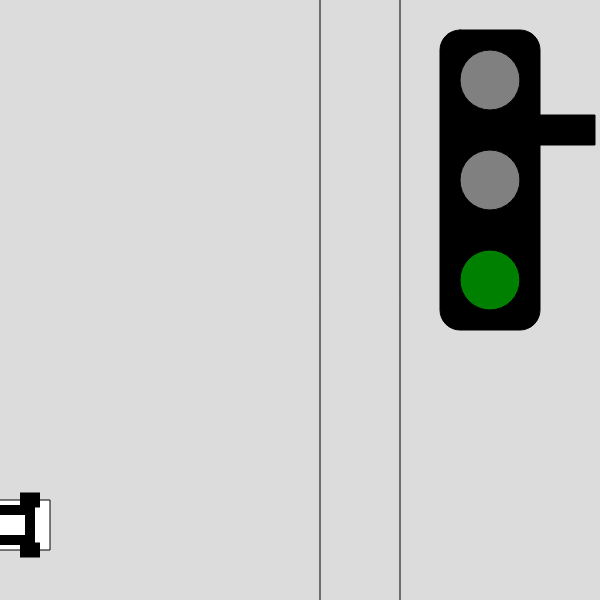
Frame 1 (no input)
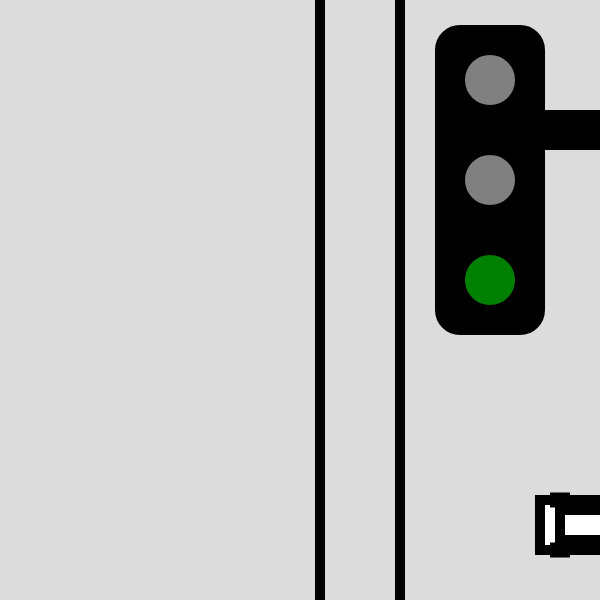
Frame 60 (no input)
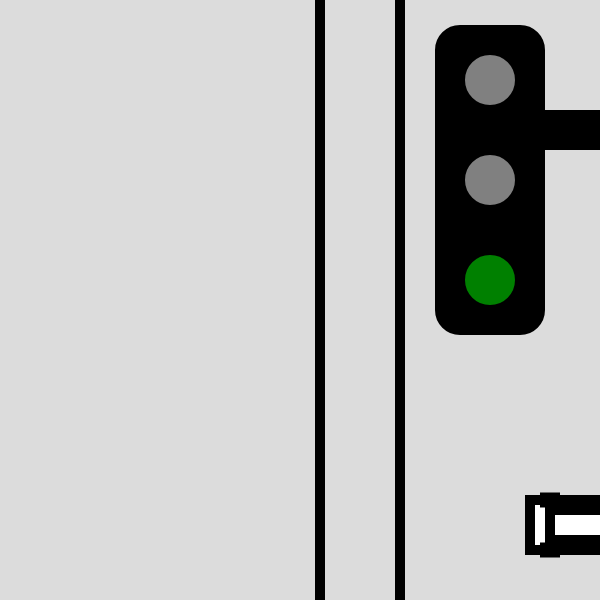
Frame 120 (the mouse pressed at the canvas centre since frame 60)

The p5.js sketch that drew these frames (run headless with seeded random() and noise() and a simulated clock; from frame 60 on, the mouse is pressed at the canvas centre):

// p5.js sketch
// ── sketch.js
let state = 0;
let timer = 0;

let rectCordX = 0;
let velocity = 3;

function setup() {
  createCanvas(600, 600);
  rectMode(CENTER);
}

function draw() {
  background(220);

  line(320, 0, 320, 600);
  line(400, 0, 400, 600);

  //traffic light
  fill("black");
  rect(490, 180, 100, 300, 20);

  //traffic light handle
  rect(550, 130, 90, 30);

  switch (state) {
    case 0: //green
      fill("grey");
      ellipse(490, 180 - 100, 60, 60);
      ellipse(490, 180, 60, 60);
      fill("green");
      ellipse(490, 180 + 100, 60, 60);
      velocity = 10;
      break;

    case 1: //yellow
      fill("grey");
      ellipse(490, 180 - 100, 60, 60);
      fill("yellow");
      ellipse(490, 180, 60, 60);
      fill("grey");
      ellipse(490, 180 + 100, 60, 60);
      velocity = 5;
      break;

    case 2: //red
      fill("red");
      ellipse(490, 180 - 100, 60, 60);
      fill("grey");
      ellipse(490, 180, 60, 60);
      ellipse(490, 180 + 100, 60, 60);
      if (rectCordX >= width / 2 - 50 && rectCordX <= width / 2) {
        velocity = 0;
      }
      break;
  }

  timer++;
  if (timer > 3 * 60) {
    timer = 0;
    state++;
    if (state > 2) state = 0;
  }

  //moving car
  //body
  fill("white");
  rect(rectCordX, height - 75, 100, 50);
  noFill();
  stroke(0);
  strokeWeight(10);
  rect(rectCordX, height - 75, 60, 30);
  //car tyres
  fill("white");
  rect(rectCordX - 30, height - 50, 10, 5);
  rect(rectCordX + 30, height - 50, 10, 5);
  rect(rectCordX - 30, height - 100, 10, 5);
  rect(rectCordX + 30, height - 100, 10, 5);

  rectCordX += velocity;
  if (rectCordX > width) rectCordX = 0;

}

function mouseReleased() {
  state++;
  if (state > 3) state = 0;
}

/*let x = 0;
let v = 3;

function setup() {
  createCanvas(400, 400);
}

function draw() {
  background(220);
  rect(x, 100, 100, 100);
  x += v;
  if(x > width) x = 0;
}*/
